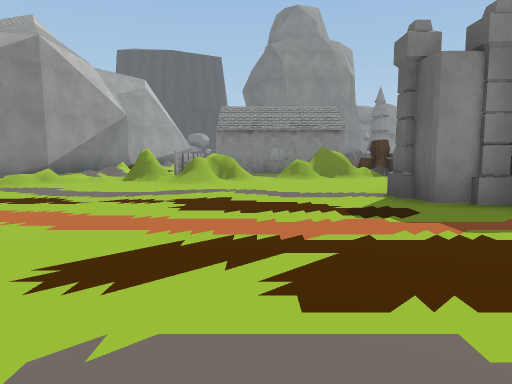
view 1 (above)

24 first-person views from a walk through a Unity game level. The camera is 1.4 m above the floor, tilts 6° down and sees 70° across. Doors are open. The floor is counted in squares, 2 m on a side. Each view is taken from the middle of a square. On the plan, view 1 faces up. The plan holds only what a view shows up to about 11 squares ahead; the rest is blank. The place goes on beyond the plan. The player is left out. Some surface patterns are stand-ins.

view 2
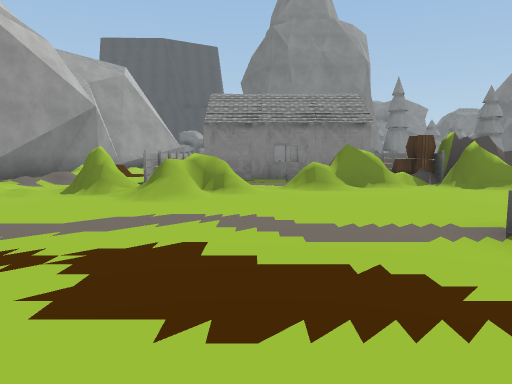

view 3
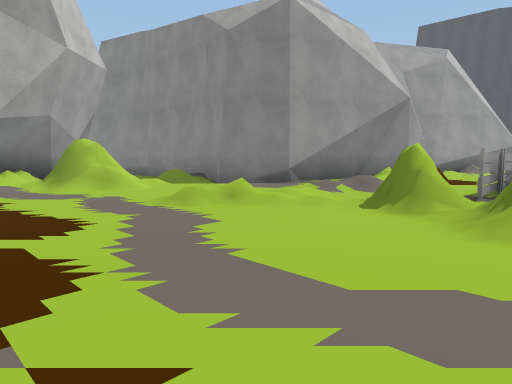

view 4
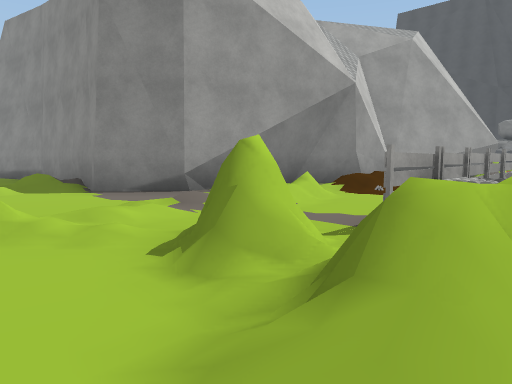

view 5
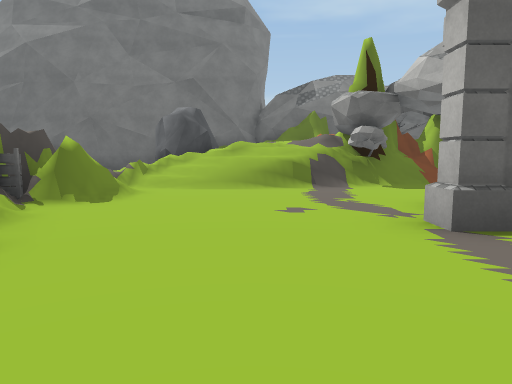

view 6
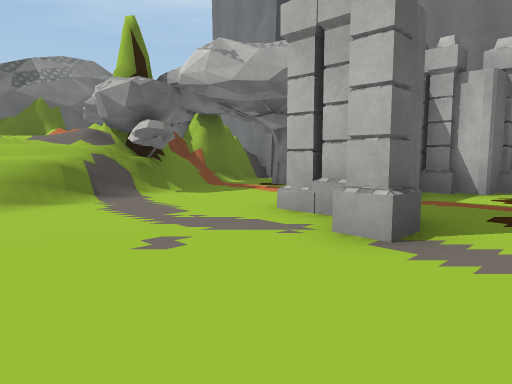

view 7
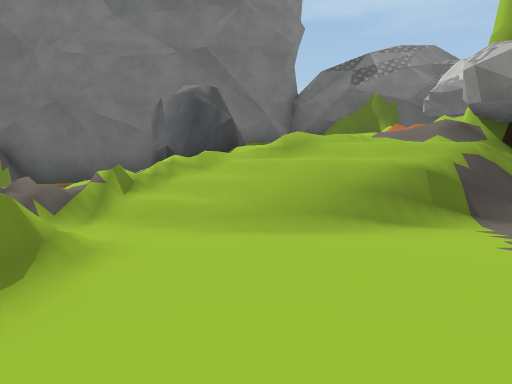

view 8
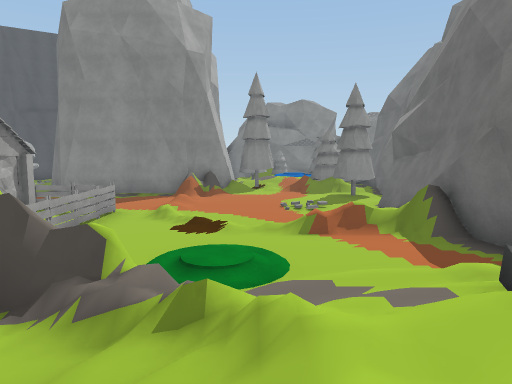

view 9
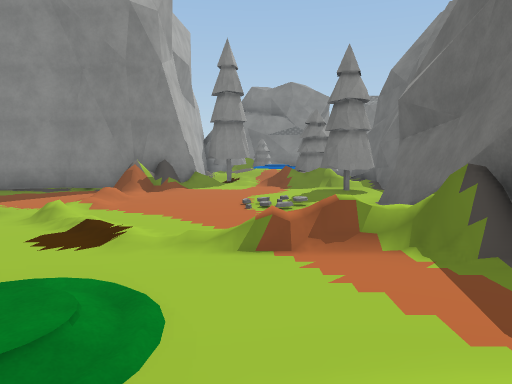

view 10
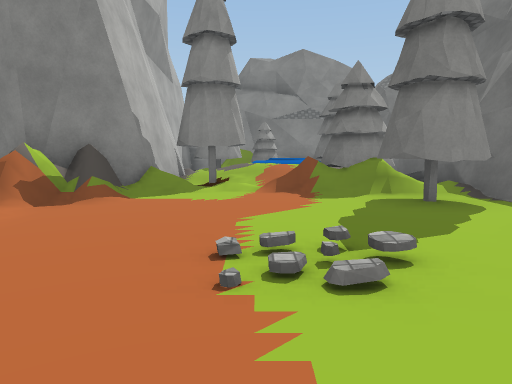

view 11
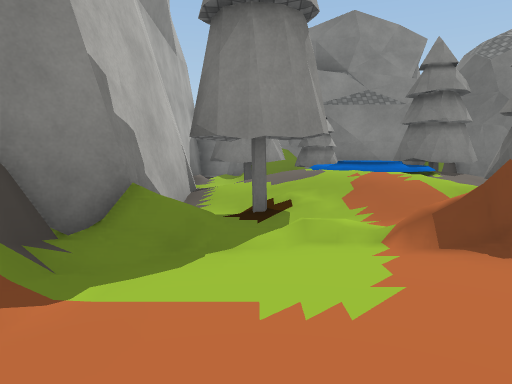

view 12
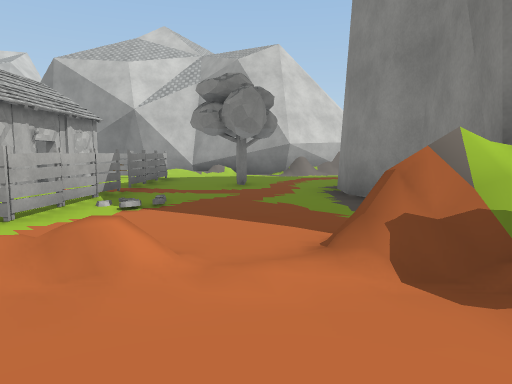

view 13
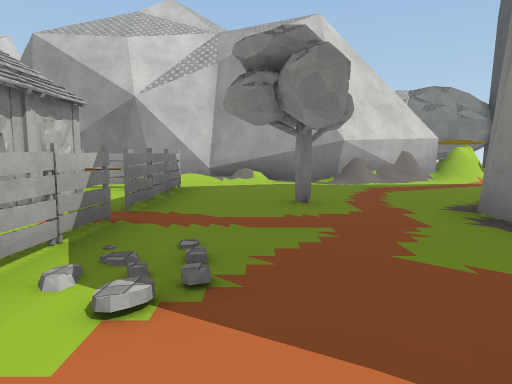

view 14
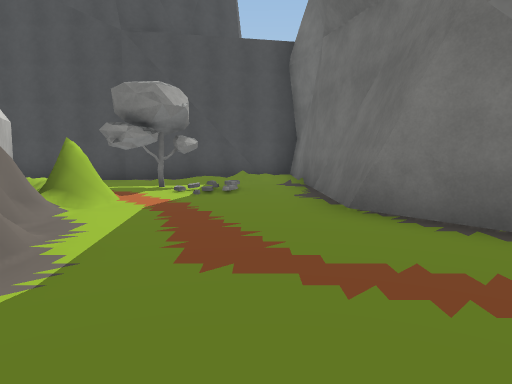

view 15
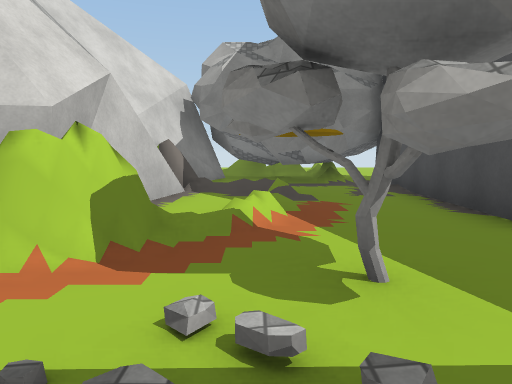

view 16
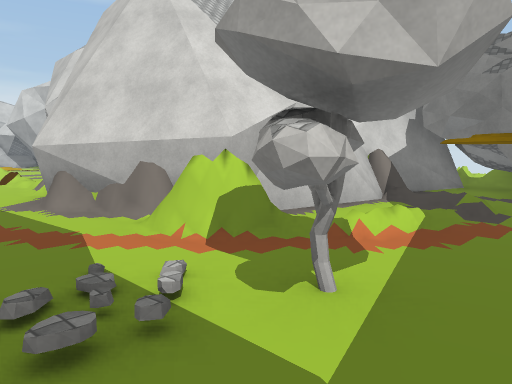

view 17
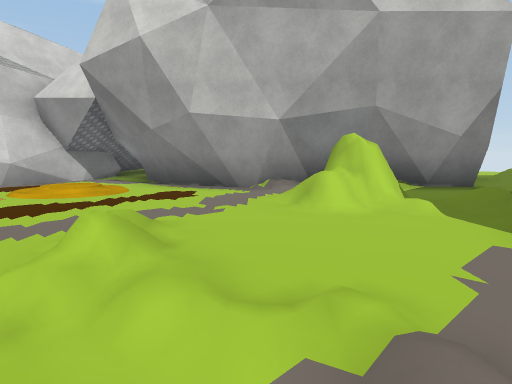

view 18
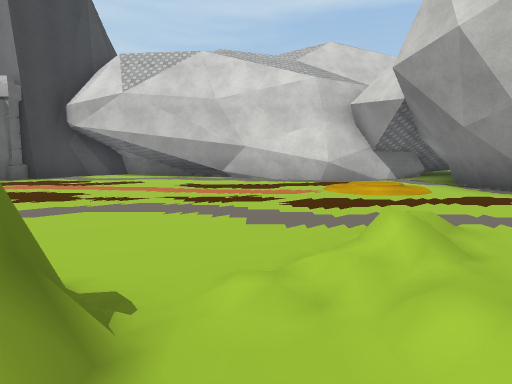

view 19
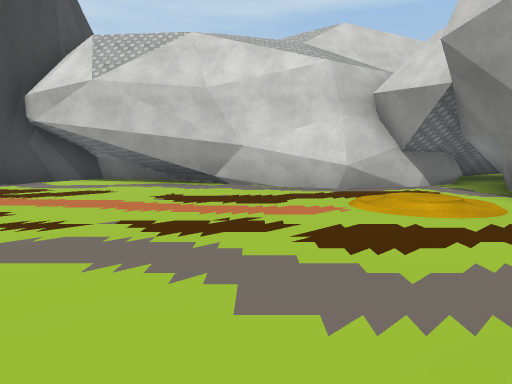

view 20
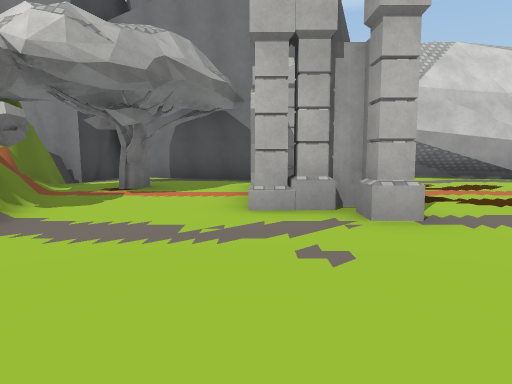

view 21
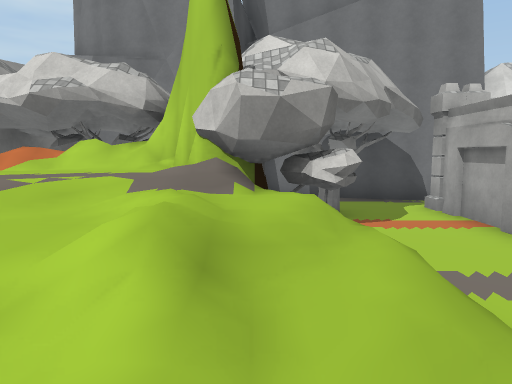

view 22
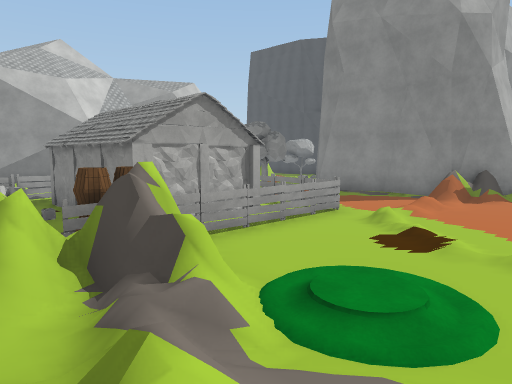

view 23
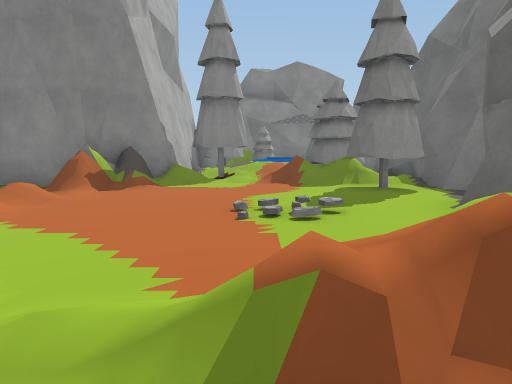

view 24
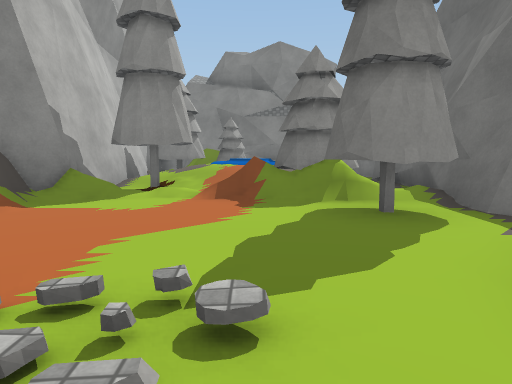

### Floor plan
Key: @ floor where view 1 was taken; # wall or solid block; x gap in a wall; . main floor; : floor 0.25 m higher than the main floor; + floor 1.25 m higher than the main floor; * floor 1.75 m higher than the main floor; / step, stairs or slope; D open door; = window, fence, low wall or low ledge; P pillar; F fence; B barrel; T tree; O other object.
Columns run from 14 left of view 1 to 14 right of it. Each row starts with its distance up from view 1.
 31                     ####
 30           ####      #=#####
 29   ########   ##     # ##  ##
 28  ###......////#     #OOO OO##
 27  ###......T...#     ##O  OO#
 26 ###..:////T...#      #//+//##
 25 =##./=../#....#      #//// .#
 24   ########....#      ##//O  #
 23          #....##    ###/OO/#
 22          #/....######....###
 21          ##......../#....###
 20          #....T............
 19         ##/........./.....#
 18         #/........../.....#
 17         #/.. FF.FFF./.... #
 16         #/..F #D##F.//.// #
 15         #/..F#   #F...///##
 14        # /..F     F.......#
 13        # /..F# ###F/.//...#
 12       ##.//FO..O.FB##/////#
 11 #######../..x..=#=/#/=///O
 10 #...  .../.#==///.././//OOO#
  9 ..#../.../////.......///*  #
  8   #..#:.//...........////
  7   ##//...............=*// /#
  6    ##...........PP...#T///##
  5     ##...........PO...##T###
  4      #// .........O...##TT##
  3      #../.........O.../##T#
  2      #...........PP.T..#  #
  1      #.###.......P.....#
  0     #### #####@.####..##
 -1     ##      #####  ####

Where each view was taken, in squares from view 1:
view 1: 0 up, 0 right, facing up
view 2: 3 up, 0 right, facing up
view 3: 5 up, 1 left, facing up-left
view 4: 8 up, 1 left, facing up-left
view 5: 8 up, 1 left, facing right
view 6: 9 up, 1 right, facing down-right
view 7: 9 up, 3 right, facing right
view 8: 8 up, 8 right, facing up
view 9: 11 up, 9 right, facing up
view 10: 16 up, 9 right, facing up
view 11: 20 up, 8 right, facing up
view 12: 20 up, 8 right, facing left
view 13: 19 up, 5 right, facing left
view 14: 19 up, 2 left, facing up
view 15: 26 up, 2 left, facing left
view 16: 28 up, 2 left, facing down-left
view 17: 11 up, 4 left, facing down-left
view 18: 11 up, 4 left, facing down
view 19: 9 up, 4 left, facing down
view 20: 10 up, 4 right, facing down
view 21: 10 up, 8 right, facing down
view 22: 10 up, 9 right, facing up-left
view 23: 14 up, 9 right, facing up
view 24: 17 up, 10 right, facing up
